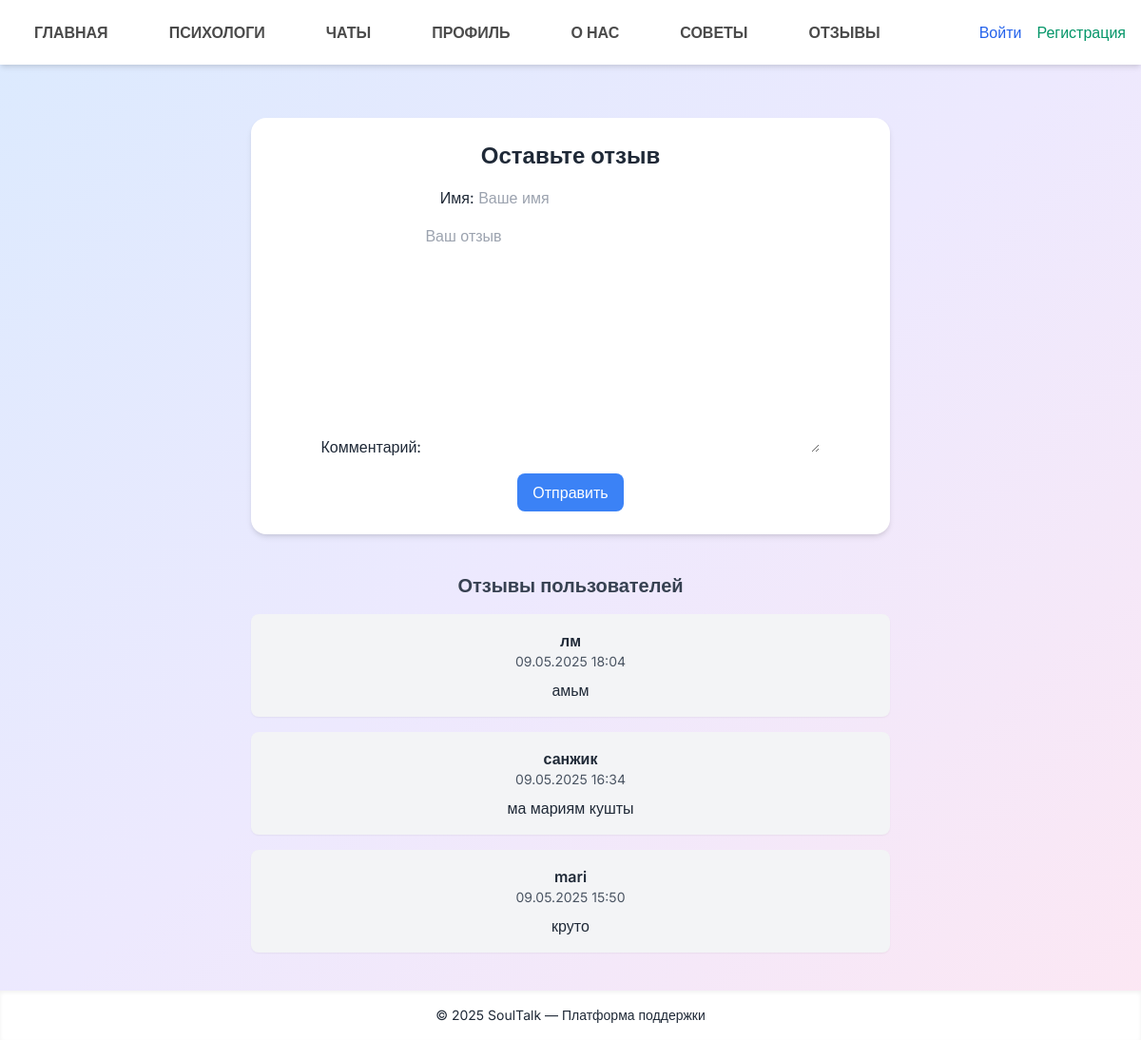
/accounts/feedback/, run on the app's committed database.
### accounts/models.py (models this page shows, shortened)
class Feedback(models.Model):
    name = models.CharField(max_length=100, verbose_name="Имя")
    comment = models.TextField(verbose_name="Комментарий")
    created_at = models.DateTimeField(default=timezone.now, verbose_name="Дата и время")
    class Meta:
        verbose_name = "Отзыв"
        verbose_name_plural = "Отзывы"
        ordering = ['-created_at']

### accounts/views.py (the view)
# urls.py: path('feedback/', feedback_view, name='feedback'),
def feedback_view(request):
    form = FeedbackForm(request.POST or None)
    feedbacks = Feedback.objects.order_by('-created_at')
    if request.method == 'POST' and form.is_valid():
        form.save()
        return redirect('feedback')
    return render(request, 'accounts/feedback.html', {
        'form': form,
        'feedbacks': feedbacks
    })

### accounts/forms.py
class FeedbackForm(forms.ModelForm):
    class Meta:
        model = Feedback
        fields = ['name', 'comment']
        widgets = {
            'name': forms.TextInput(attrs={'class': 'form-control', 'placeholder': 'Ваше имя'}),
            'comment': forms.Textarea(attrs={'class': 'form-control', 'placeholder': 'Ваш отзыв'}),
        }
        labels = {
            'name': 'Имя',
            'comment': 'Комментарий',
        }

### accounts/templates/accounts/feedback.html (shortened to what this page needs)
{% extends "base.html" %}
{% block content %}
<div class="max-w-2xl mx-auto mt-8 p-6 bg-white rounded-2xl shadow-md">
  <h1 class="text-2xl font-bold mb-4 text-center text-gray-800">Оставьте отзыв</h1>
  <form method="post" class="space-y-4">
    <div>
      {{ form.name.label_tag }}
      {{ form.name }}
    </div>
    <div>
      {{ form.comment.label_tag }}
      {{ form.comment }}
    </div>
    <button type="submit" class="bg-blue-500 hover:bg-blue-600 text-white py-2 px-4 rounded-lg">
      Отправить
    </button>
  </form>
</div>
<div class="max-w-2xl mx-auto mt-10">
  <h2 class="text-xl font-semibold mb-4 text-gray-700">Отзывы пользователей</h2>
  {% for fb in feedbacks %}
    <div class="bg-gray-100 p-4 mb-4 rounded-lg shadow-sm">
      <p class="font-semibold">{{ fb.name }}</p>
      <p class="text-gray-600 text-sm">{{ fb.created_at|date:"d.m.Y H:i" }}</p>
      <p class="mt-2 text-gray-800">{{ fb.comment }}</p>
    </div>
  {% empty %}
    <p class="text-gray-500">Отзывов пока нет. Будьте первым!</p>
  {% endfor %}
</div>
{% endblock %}

### templates/base.html (shortened to what this page needs)
{% load static %}
<!DOCTYPE html>
<html lang="ru">
<head>
  <link href="https://cdn.jsdelivr.net/npm/tailwindcss@2.2.19/dist/tailwind.min.css" rel="stylesheet">
</head>
<body class="bg-gradient-to-br from-blue-100 via-purple-100 to-pink-100 min-h-screen flex flex-col text-gray-800">
  <nav class="bg-white shadow-md">
    <div class="max-w-7xl mx-auto px-4 py-3 flex justify-between items-center">
      <div class="space-x-6 flex">
        <a href="{% url 'home' %}" class="nav-link hover:text-blue-600">Главная</a>
        <a href="{% url 'psychologists' %}" class="nav-link hover:text-blue-600">Психологи</a>
        <a href="{% url 'room_list' %}" class="nav-link hover:text-blue-600">Чаты</a>
        <a href="{% url 'profile' %}" class="nav-link hover:text-blue-600">Профиль</a>
        <a href="{% url 'about' %}" class="nav-link hover:text-blue-600">О нас</a>
        <a href="{% url 'psychology_tips' %}" class="nav-link hover:text-blue-600">Советы</a>
        <a href="{% url 'feedback' %}" class="nav-link hover:text-blue-600">Отзывы</a>
      </div>
      <div class="flex items-center space-x-4">
        {% if user.is_authenticated %}
          <span class="text-gray-700">Привет, {{ user.nickname|default:user.username }}</span>
          <a href="{% url 'account_logout' %}" class="text-red-600 hover:underline">Выйти</a>
        {% else %}
          <a href="{% url 'account_login' %}" class="text-blue-600 hover:underline">Войти</a>
          <a href="{% url 'account_signup' %}" class="ml-2 text-green-600 hover:underline">Регистрация</a>
        {% endif %}
      </div>
    </div>
  </nav>
  <main class="flex-grow container mx-auto px-4 py-6 text-center">
    {% block content %}{% endblock %}
  </main>
  <footer class="bg-white shadow-inner text-center text-sm py-4">
    &copy; 2025 SoulTalk — Платформа поддержки
  </footer>
</body>
</html>

### templates/base.html (style rules this page uses)
body { font-family: 'Inter', sans-serif; }
.nav-link { position: relative; padding: 10px 20px; font-weight: 600; color: #4a4a4a; text-transform: uppercase; transition: all 0.3s ease-in-out; }
.nav-link::before { content: ''; position: absolute; width: 100%; height: 2px; bottom: 0; left: 0; background-color: #f9a8d4; transform: scaleX(0); transition: transform 0.3s ease-in-out; }

### data on the page
Feedback: name "лм", created_at "09.05.2025 18:04", comment "амьм"
Feedback: name "санжик", created_at "09.05.2025 16:34", comment "ма мариям кушты"
Feedback: name "mari", created_at "09.05.2025 15:50", comment "круто"
